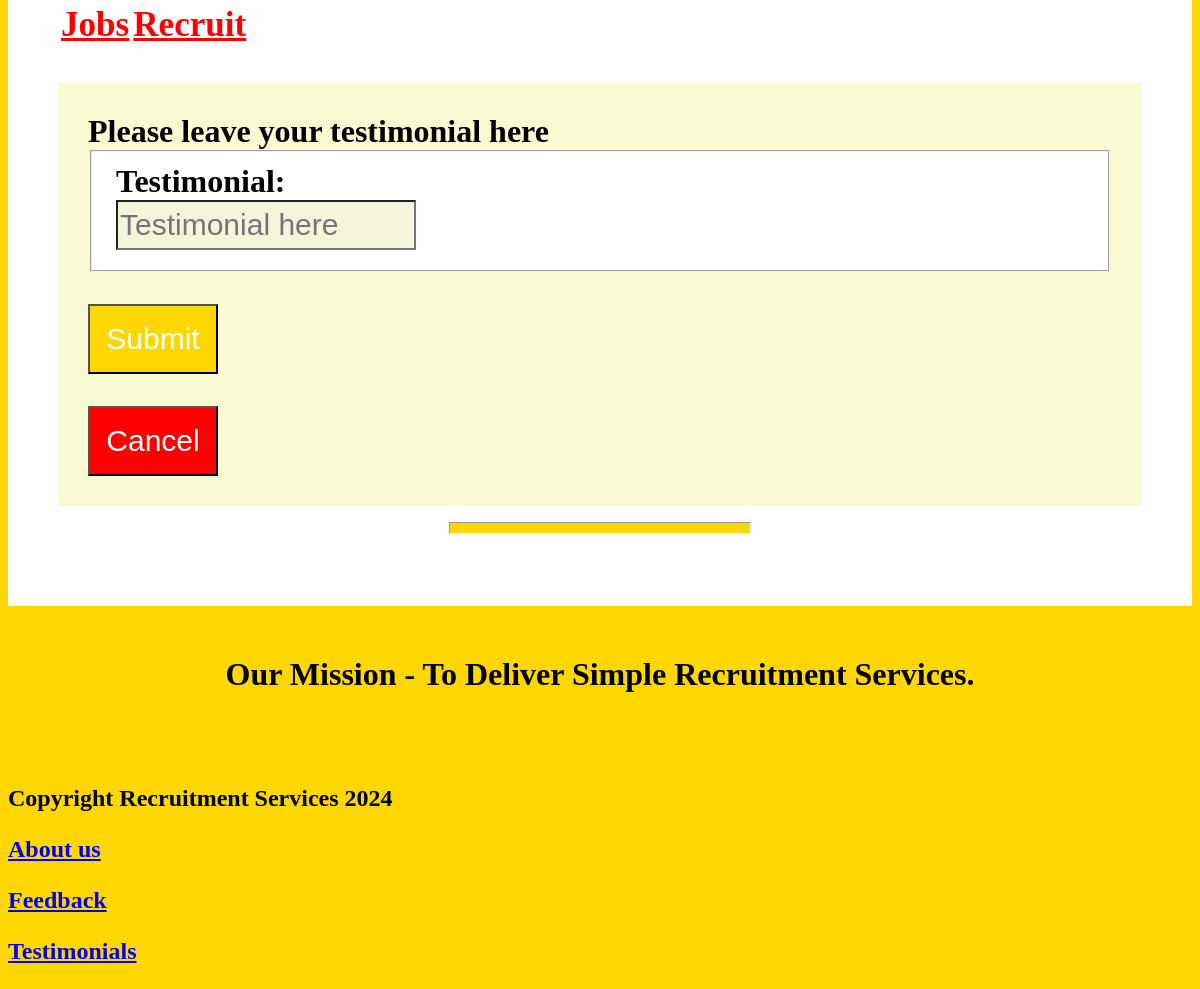
The page /testimonials (lower part) on the database as committed earlier.
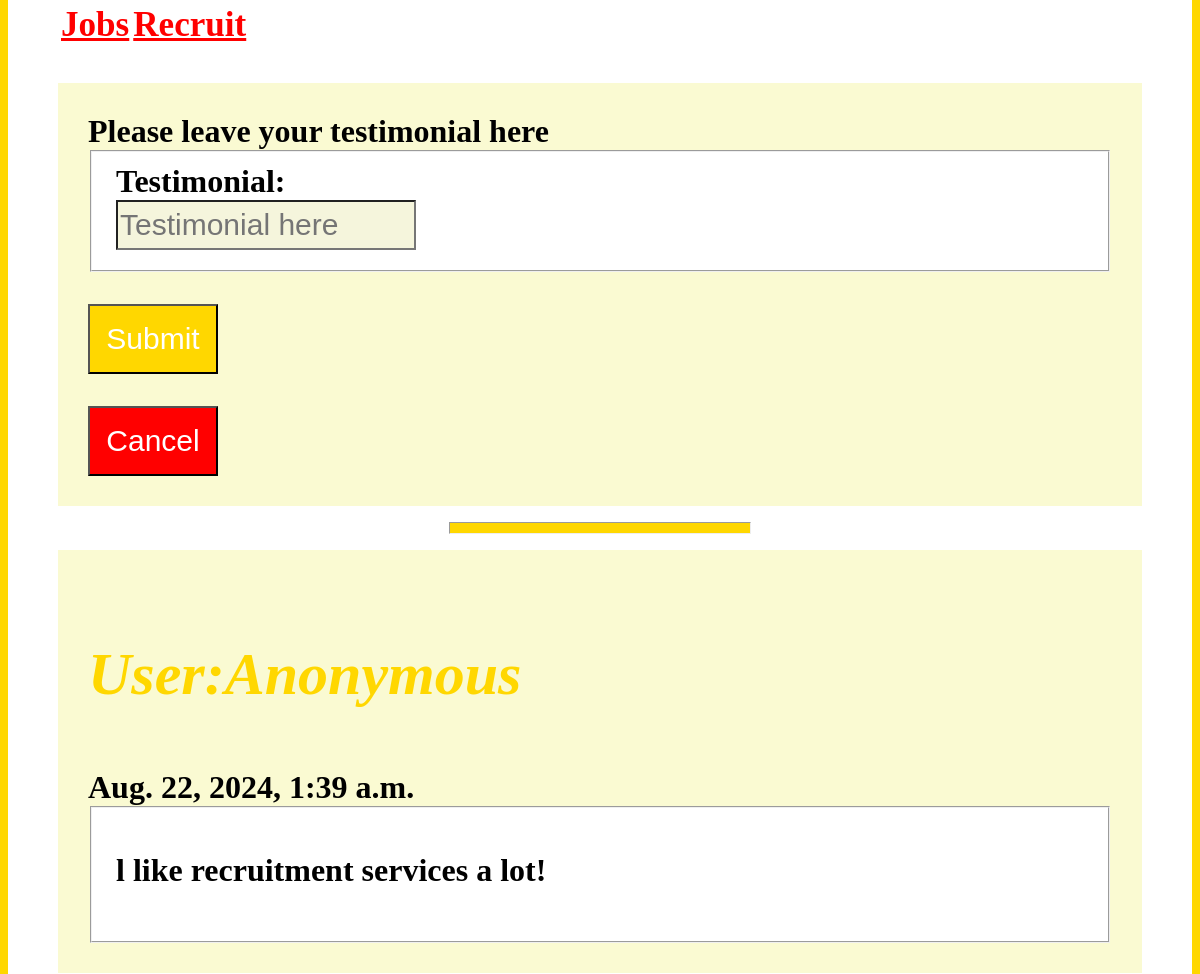
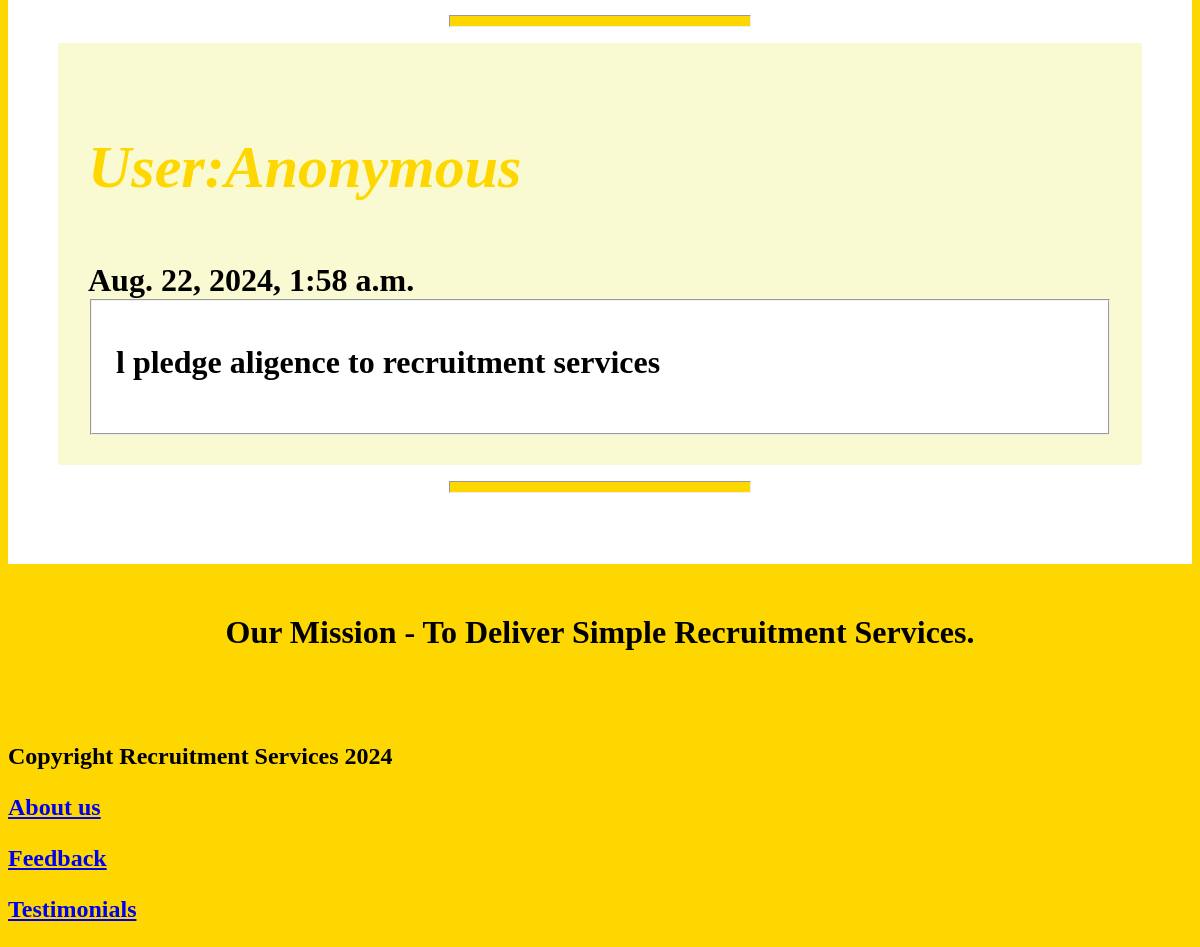
The same page on the database as committed later (2 pictures, top to bottom).
### recruitersite/models.py (models this page shows, shortened)
class Testimonial(models.Model):
    testimonialid = models.IntegerField(blank=False,unique=True,primary_key=True)
    user = models.ForeignKey(User,on_delete=models.CASCADE,blank=True)
    testimony = models.CharField(blank=True,max_length=500,unique=False)
    date_posted = models.DateTimeField()

### recruitmentservices/views.py (the view, shortened to what this page needs)
# urls.py: path('testimonials',views.testimonials,name='testimonials'),
def testimonials(request):
    testimonial=request.POST.get('testimonial')
    testimonials=Testimonial.objects.all()
    my_dict = {'testimonials':testimonials}
    return render(request,'recruitmentservices/testimonials.html',context=my_dict)

### templates/recruitmentservices/testimonials.html (shortened to what this page needs)
{% extends 'recruitmentservices/base.html' %}
{% load static %}
{% block body_block %}
<div class='main_container'>
    <div class='center'>
    <h1 class='title'><p class='signin'>Testimonials</p>
        <table class='table'>
    <td class='td6'align=center><a class='link' href='{% url 'index'%}'><h3>Jobs</h3></a></td>
            <td class='td6'align=center><a class='link' href='{% url 'recruitersite_app:index'%}'><h3>Recruit</h3></a></td>
        </table>
            <div class='vaccancy_div'>
                       <form action={% url 'testimonials'%} method='POST'enctype='multipart/form-data' method='post'>
                <label for='testimonial'>Please leave your testimonial here</label>
                <fieldset class='main_container'>
                    <label for='testimonial'>Testimonial:</label>
                    <br><input class='input' type='text'name='testimonial'id='testimonial'placeholder='Testimonial here'>
                </fieldset>
                      <p><input class='registerbtn1' class='button1' type='submit' name='' value='Submit'></p>
    </form>
                    <a href='{% url 'index'%}'><input class='registerbtn2'  type='submit' name='' value='Cancel'></a>
        </div>  <hr class='hr'>
                        {%for testimony in testimonials%}
                        {%if testimony.user.id == 1%}
                        <div class='vaccancy_div'>
            <p class='signin'>User:Anonymous</p>{{testimony.date_posted}}<fieldset class='main_container'><p>{{testimony.testimony}}</p></fieldset>
        </div><hr class='hr'>
                {%else%}
                          <div class='vaccancy_div'>
            <p class='signin'>User:{{testimony.user}}</p>{{testimony.date_posted}}<fieldset class='main_container'><p>{{testimony.testimony}}</p></fieldset>
        </div><hr class='hr'>
     {%endif%}
                        {%endfor%}
        </h1>
    </div></div>
    {% endblock %}

Rows that differ between the two databases and show on the page:
added Testimonial: date_posted "Aug. 22, 2024, 1:39 a.m.", testimony "l like recruitment services a lot!"
added Testimonial: date_posted "Aug. 22, 2024, 1:58 a.m.", testimony "l pledge aligence to recruitment services"
